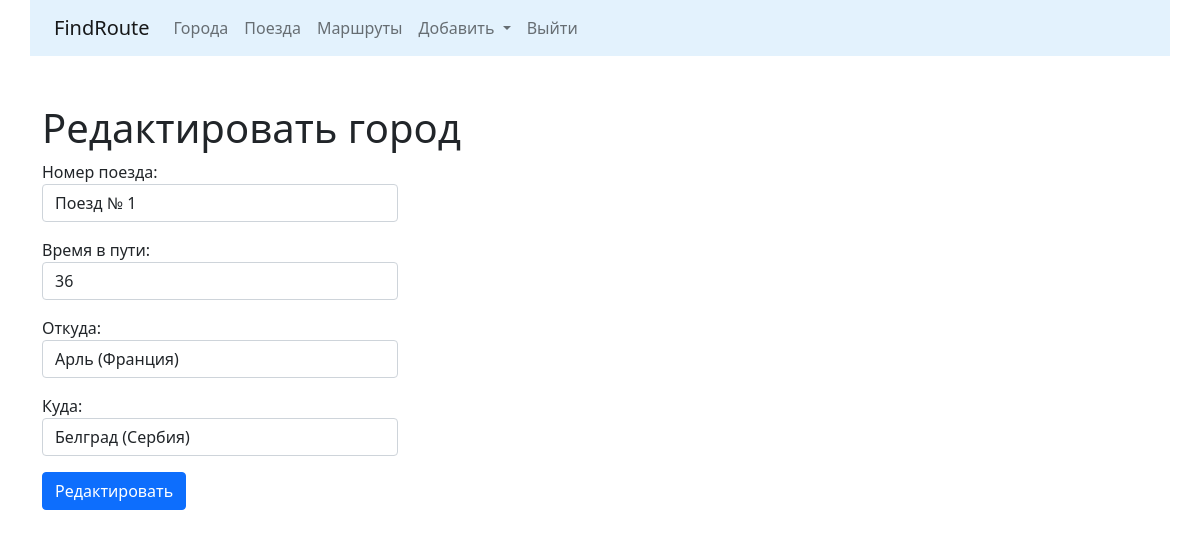
/trains/update/6/ (signed in), run on an earlier commit of the app's database.
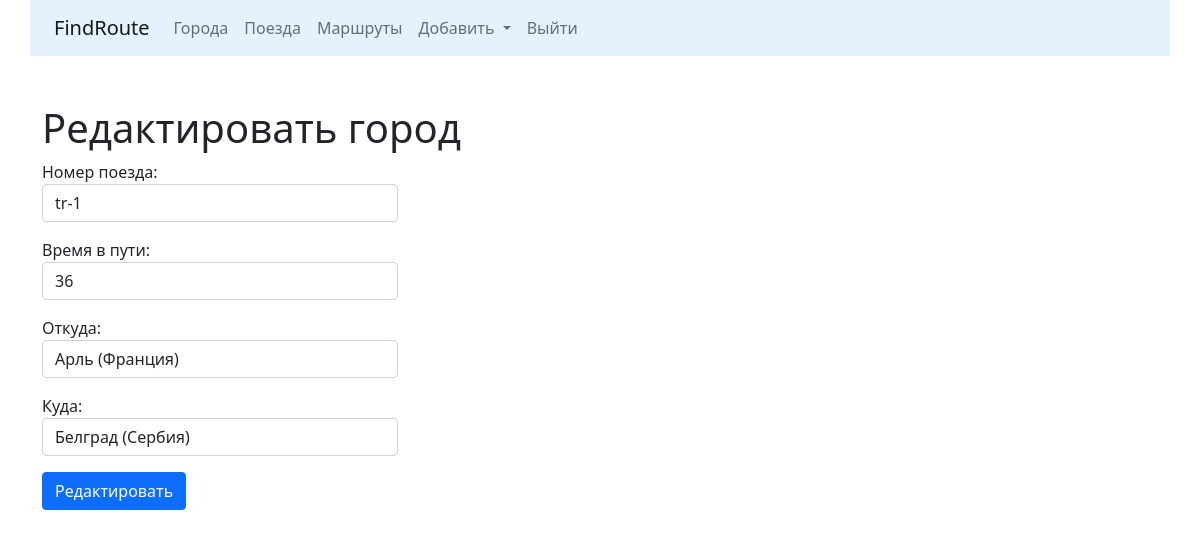
And on a later commit of the database.
### trains/models.py (models this page shows, shortened)
class Train(models.Model):
    name = models.CharField(max_length=50, unique=True,
                            verbose_name='Номер поезда')
    travel_time = models.PositiveSmallIntegerField(verbose_name='Время в пути')
    from_city = models.ForeignKey(City, on_delete=models.CASCADE,
                                  related_name='from_city_set',
                                  verbose_name='Из какого города')
    to_city = models.ForeignKey(City, on_delete=models.CASCADE,
                                related_name='to_city_set',
                                verbose_name='В какой город')
    class Meta:
        verbose_name = "Поезд"
        verbose_name_plural = "Поезда"
        ordering = ['name']

### cities/models.py (models this page shows, shortened)
class City(models.Model):
    name = models.CharField(max_length=100, unique=True, verbose_name="Город")
    def __str__(self):
        return self.name
    class Meta:
        verbose_name = "Город"
        verbose_name_plural = "Города"
        ordering = ['name']

### trains/views.py (the view)
# urls.py: path('update/<int:pk>/', TrainUpdateView.as_view(), name='update'),
class TrainUpdateView(SuccessMessageMixin, LoginRequiredMixin, UpdateView):
    model = Train
    form_class = TrainForm
    template_name = 'trains/update.html'
    success_url = reverse_lazy('trains:home')
    success_message = "Название поезда успешно изменено!"

### trains/forms.py
class TrainForm(forms.ModelForm):
    name = forms.CharField(label='Номер поезда',
                           widget=forms.TextInput(attrs={
                               'class': 'form-control',
                               'placeholder': 'Введите номер поезда'
                           }))
    travel_time = forms.IntegerField(label='Время в пути',
                                     widget=forms.NumberInput(attrs={
                                         'class': 'form-control',
                                         'placeholder': 'Введите время в пути'
                                     }))
    from_city = forms.ModelChoiceField(
        label='Откуда', queryset=City.objects.all(),
        widget=forms.Select(
            attrs={
                'class': 'form-control'
            }
        ))
    to_city = forms.ModelChoiceField(
        label='Куда', queryset=City.objects.all(),
        widget=forms.Select(
            attrs={
                'class': 'form-control'
            }
        )
    )
    class Meta:
        model = Train
        fields = '__all__'

### trains/templates/trains/update.html (shortened to what this page needs)
{% extends 'base.html' %}
{% block content %}
	<h1>Редактировать город</h1>
    {% include 'form.html' with button='Редактировать' %}
{% endblock %}

### templates/form.html (shortened to what this page needs)
<div class="row">
	<div class="col-md-4">
        <form action="{{ action }}" method="POST">
            {{ form.as_p }}
			<button type="submit" class="btn btn-primary">{{ button }}</button>
        </form>
    </div>
</div>

What changed in the data, as far as the page shows it:
changed Train: name "Поезд № 1" → "tr-1"
